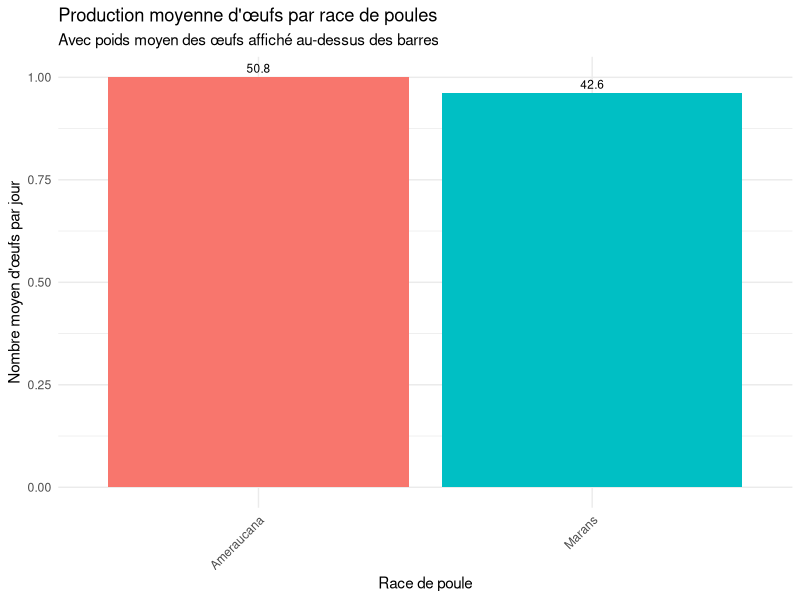

Write R code to recreate this figure.
## ---- chunk 1
suppressPackageStartupMessages(library(tidyverse))
## ---- chunk 2
  gallusDomesticus <- read.csv("data/GallusGallusDomesticus.csv")
  
  glimpse(gallusDomesticus)
  
 
## ---- chunk 3
summary_data <- gallusDomesticus %>%
  group_by(GallusBreed) %>%
  summarise(
    mean_eggs = mean(EggsPerDay, na.rm = TRUE),
    mean_egg_weight = mean(GallusEggWeight, na.rm = TRUE)
  ) 

ggplot(summary_data, aes(x = GallusBreed, y = mean_eggs, fill =     GallusBreed)) +
  geom_bar(stat = "identity", position = "dodge") +
  geom_text(aes(label = round(mean_egg_weight, 1)), 
            vjust = -0.5, size = 3) +
  labs(
    title = "Production moyenne d'œufs par race de poules",
    subtitle = "Avec poids moyen des œufs affiché au-dessus des barres",
    x = "Race de poule", 
    y = "Nombre moyen d'œufs par jour"
  ) +
  theme_minimal() +
  theme(axis.text.x = element_text(angle = 45, hjust = 1), legend.position   = "none")
